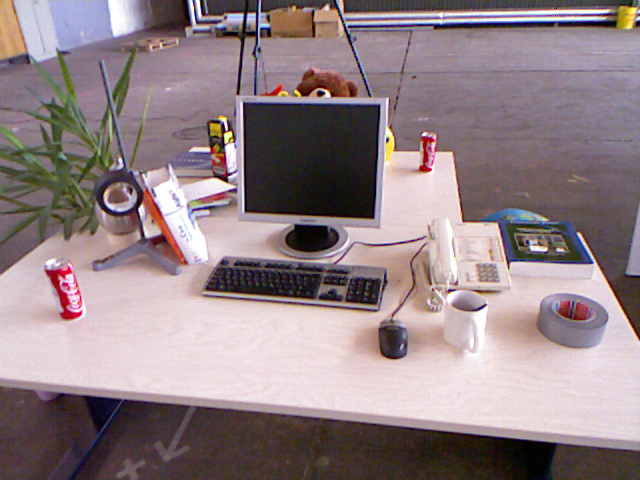
//> input picture src/opencvvideo/tests/1.png, 640 x 480 px
$ ./example_12-01_dft   (built with g++ and OpenCV 4)
//> lines starting //> are read from the running program, lines starting //| are printed output that depends on the picture
//利用傅里叶变换卷积和利用核游走整个图像进行卷积运算的区别:
//一般求法中，利用核游走整个图像进行卷积运算，实际上进行的是相关运算，真正意义上的卷积，应该首先把核翻转180度，再在整个图像上进行游走。OpenCV中的filter2D实际上做的也只是相关，而非卷积。

#include <iostream>
#include <opencv2/opencv.hpp>
#include "windows.h"
#include <stdio.h>

using std::cout;
using std::endl;

using namespace std;
using namespace cv;

#include <iconv.h>

int GbkToUtf8(const char *src_str, size_t src_len, char *dst_str, size_t dst_len)
{
  iconv_t cd;
  char **pin = nullptr;
  *pin = const_cast<char*>(src_str);
  char **pout = &dst_str;

  cd = iconv_open("utf8", "gbk");
  if (cd == 0)
    return -1;
  memset(dst_str, 0, dst_len);
  if (iconv(cd, pin, &src_len, pout, &dst_len) == -1)
    return -1;
  iconv_close(cd);
  *pout = '\0';

  return 0;
}

int Utf8ToGbk(const char *src_str, size_t src_len, char *dst_str, size_t dst_len)
{
  iconv_t cd;
  char **pin = nullptr;
  *pin = const_cast<char*>(src_str);
  char **pout = &dst_str;

  cd = iconv_open("gbk", "utf8");
  if (cd == 0)
    return -1;
  memset(dst_str, 0, dst_len);
  if (iconv(cd, pin, &src_len, pout, &dst_len) == -1)
    return -1;
  iconv_close(cd);
  *pout = '\0';

  return 0;
}

int main()
{
  system("chcp 65001");

  SetConsoleTextAttribute(GetStdHandle(STD_OUTPUT_HANDLE), FOREGROUND_INTENSITY | FOREGROUND_GREEN);    //字体为绿色
//> (this line was passed over: FOREGROUND_INTENSITY is not available in this run)
  //1、载入原图
  Mat srcImage = imread(string("E:/app/julia/wfs2map/src/opencvvideo/")+string("tests/1.png"), 0); //读取灰度图
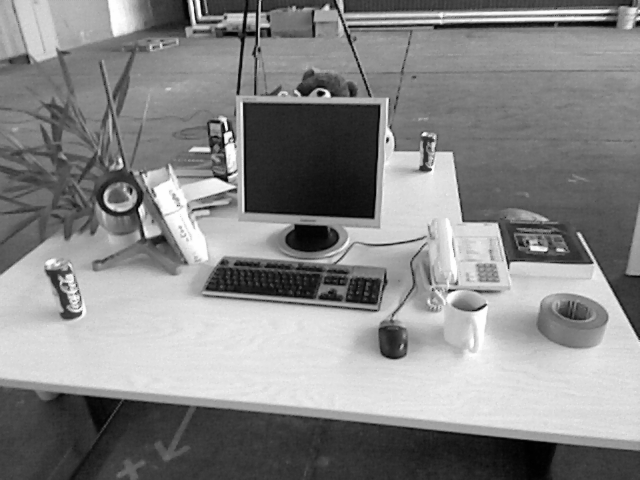
//> srcImage: 480 rows x 640 cols, CV_8UC1; min 1, max 254, mean 134.7
  //2、将图像扩大到合适的尺寸（当图像的尺寸是2.3.5的整数倍时，运行速度最快）
  //【2】将输入图像延扩到最佳尺寸，边界用0补充
  int m = getOptimalDFTSize(srcImage.rows);
//> m = 480
  int n = getOptimalDFTSize(srcImage.cols);
//> n = 640
  //将添加的像素初始化为0
  Mat padded;
  copyMakeBorder(srcImage, padded, 0, m - srcImage.rows, n - srcImage.cols, BORDER_CONSTANT,0);
  //3、为傅里叶变换的结果（实部和虚部）分配存储空间
  Mat planes[] = { Mat_<float>(padded),Mat::zeros(padded.size(),CV_32F) };
//> planes[1]: 480 rows x 640 cols, CV_32FC1; every value is 0
  Mat complexI;
  merge(planes, 2, complexI);
  //4、进行离散傅里叶变化
  dft(complexI, complexI);
  //5、将复数转化为幅值
  split(complexI, planes);//将多通道数组complexI分离成几个单通道数
  //planes[0] = Re(DFT(I));
  //planes[1] = Im(DFT(I));
  //计算矢量幅值
  magnitude(planes[0], planes[1], planes[0]);//将幅值存入planes[0]
  Mat magnitudeImage = planes[0];
  //6、进行对数尺度缩放
  magnitudeImage += Scalar::all(1);
  log(magnitudeImage, magnitudeImage);//就地操作，求自然对数
  //7、剪切和重分布幅度图像限
  magnitudeImage = magnitudeImage(Rect(0, 0, magnitudeImage.cols & -2, magnitudeImage.rows & -2));//这个&-2什么鬼？？？
  //重新排列傅里叶图像中的象限，使得原点位于图像中心。
  int cx = magnitudeImage.cols / 2;
//> cx = 320
  int cy = magnitudeImage.rows / 2;
//> cy = 240
  Mat q0(magnitudeImage, Rect(0, 0, cx, cy)); //ROI区域左上
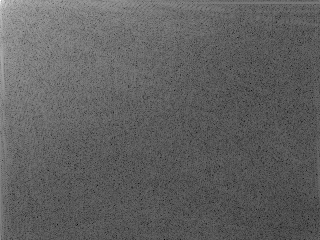
//> q0: 240 rows x 320 cols, CV_32FC1; min 1.69, max 17.54, mean 7.68; drawn with min black and max white
  Mat q1(magnitudeImage, Rect(cx, 0, cx, cy));//ROI区域右上
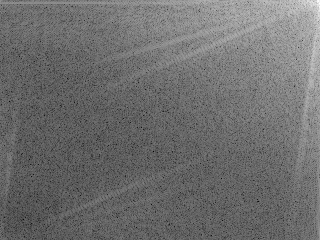
//> q1: 240 rows x 320 cols, CV_32FC1; min 2.1, max 14.89, mean 7.64; drawn with min black and max white
  Mat q2(magnitudeImage, Rect(0, cy, cx, cy));//ROI区域左下
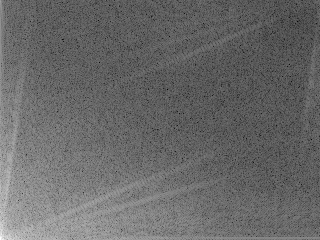
//> q2: 240 rows x 320 cols, CV_32FC1; min 2.1, max 15.54, mean 7.64; drawn with min black and max white
  Mat q3(magnitudeImage, Rect(cx, cy, cx, cy));//ROI区域右下
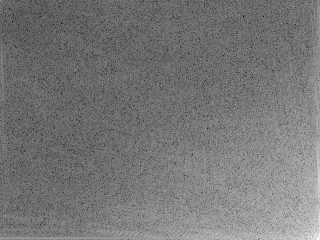
//> q3: 240 rows x 320 cols, CV_32FC1; min 1.69, max 14.48, mean 7.66; drawn with min black and max white
  //交换象限（左上与右下进行交换）
  Mat tmp;
  q0.copyTo(tmp);   //将q0与q3互换
  q3.copyTo(q0);
  tmp.copyTo(q3);
  //交换象限（左下与右上进行交换）
  q1.copyTo(tmp);   //将q1与q2互换
  q2.copyTo(q1);
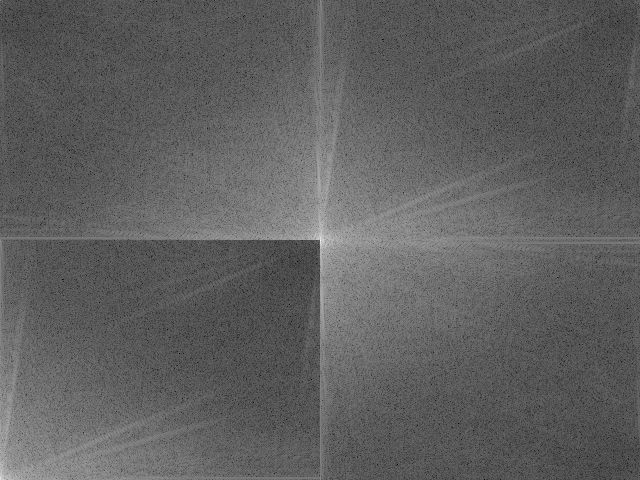
//> magnitudeImage: 480 rows x 640 cols, CV_32FC1; min 1.69, max 17.54, mean 7.66; drawn with min black and max white
  tmp.copyTo(q2);
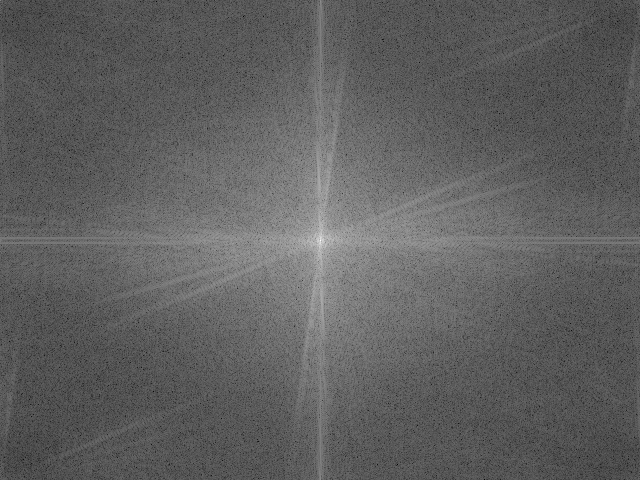
//> magnitudeImage: 480 rows x 640 cols, CV_32FC1; min 1.69, max 17.54, mean 7.66; drawn with min black and max white
  //8、归一化
  //这一步仍然是为了显示。现在有了重分布后的幅度图，但是幅度值仍然超过了可显示范围【0, 1】。这里使用归一化函数。
  normalize(magnitudeImage, magnitudeImage, 0, 1, NORM_MINMAX);
  //9、显示效果图
  const char *src_str = "原图";
  char dst_gbk[1024] = {0};
  //Utf8ToGbk(src_str, strlen(src_str), dst_gbk, sizeof(dst_gbk));
  imshow("原图", srcImage);
  imshow("频谱幅值", magnitudeImage);
  waitKey(0);
  return 0;
}

$ run again, with src/opencvvideo/tests/2.png copied over src/opencvvideo/tests/1.png
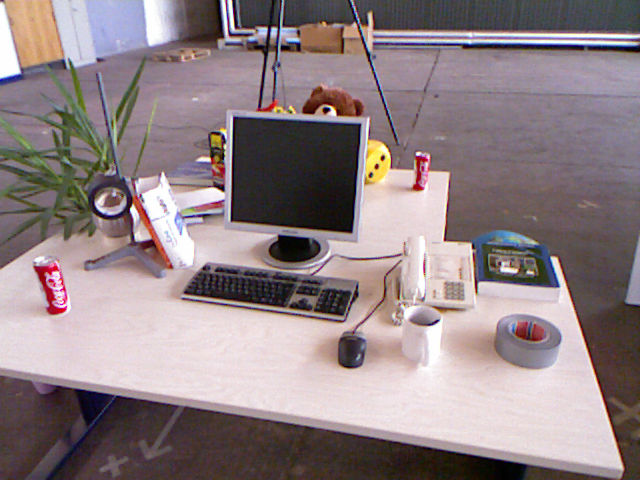
//> input picture src/opencvvideo/tests/2.png, 640 x 480 px
//> `Mat q3(magnitudeImage, Rect(cx, cy, cx, cy));`:
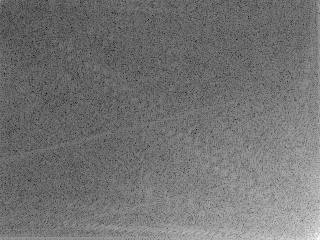
//> q3: 240 rows x 320 cols, CV_32FC1; min 1.95, max 14.46, mean 7.6; drawn with min black and max white
//> `tmp.copyTo(q2);`:
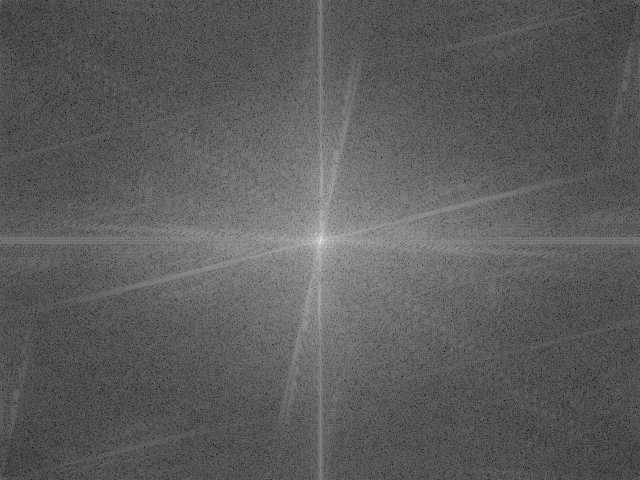
//> magnitudeImage: 480 rows x 640 cols, CV_32FC1; min 1.95, max 17.53, mean 7.62; drawn with min black and max white
